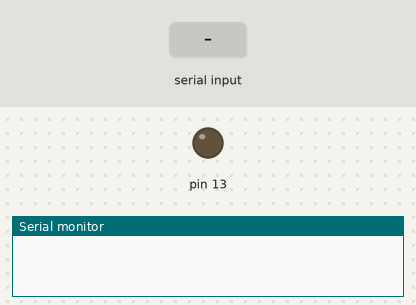
This sketch was run on a simulated Arduino Uno, built with avr-gcc and run on an emulated ATmega328P. Shown: output pins drawn as LEDs (lit = HIGH), the last lines printed to the serial monitor. The test bench sets the inputs (shaded band).

Above: at 1.2 s.
1.3 s: "on\n" received over Serial
At 2.5 s:
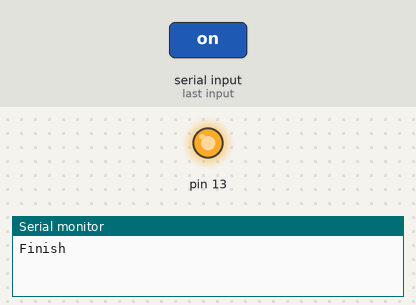
2.8 s: "off\n" received over Serial
At 3.8 s:
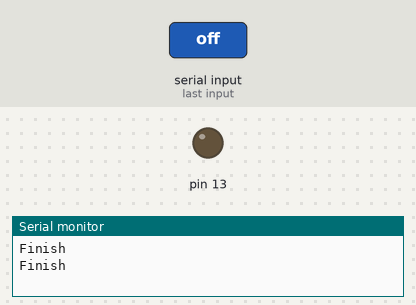
Timing chart, 0 to 5.8 s (numbered marks = the images above; inputs shaded):
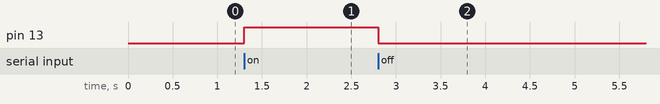

The sketch:

slave.ino
```cpp
int count = 0;

void setup() {
  // put your setup code here, to run once:
  Serial.begin(9600);
  pinMode(13, OUTPUT);
  digitalWrite(13, LOW);
}

void loop() {

  // put your main code here, to run repeatedly:
  if (Serial.available() > 0){
    String command = Serial.readStringUntil('\n');
    if (command == "on"){
      digitalWrite(13, HIGH);
      //Serial.println("LED turned on");
    } else if (command == "off"){
      digitalWrite(13, LOW);
      //count--;
      //Serial.println("LED turned OFF");
    }
    //Serial.println(count);
    Serial.println("Finish");
  }
}
```

Measured:
- after the input at 1.3 s, pin 13: LOW → HIGH at once
- after the input at 2.8 s, pin 13: HIGH → LOW at once
